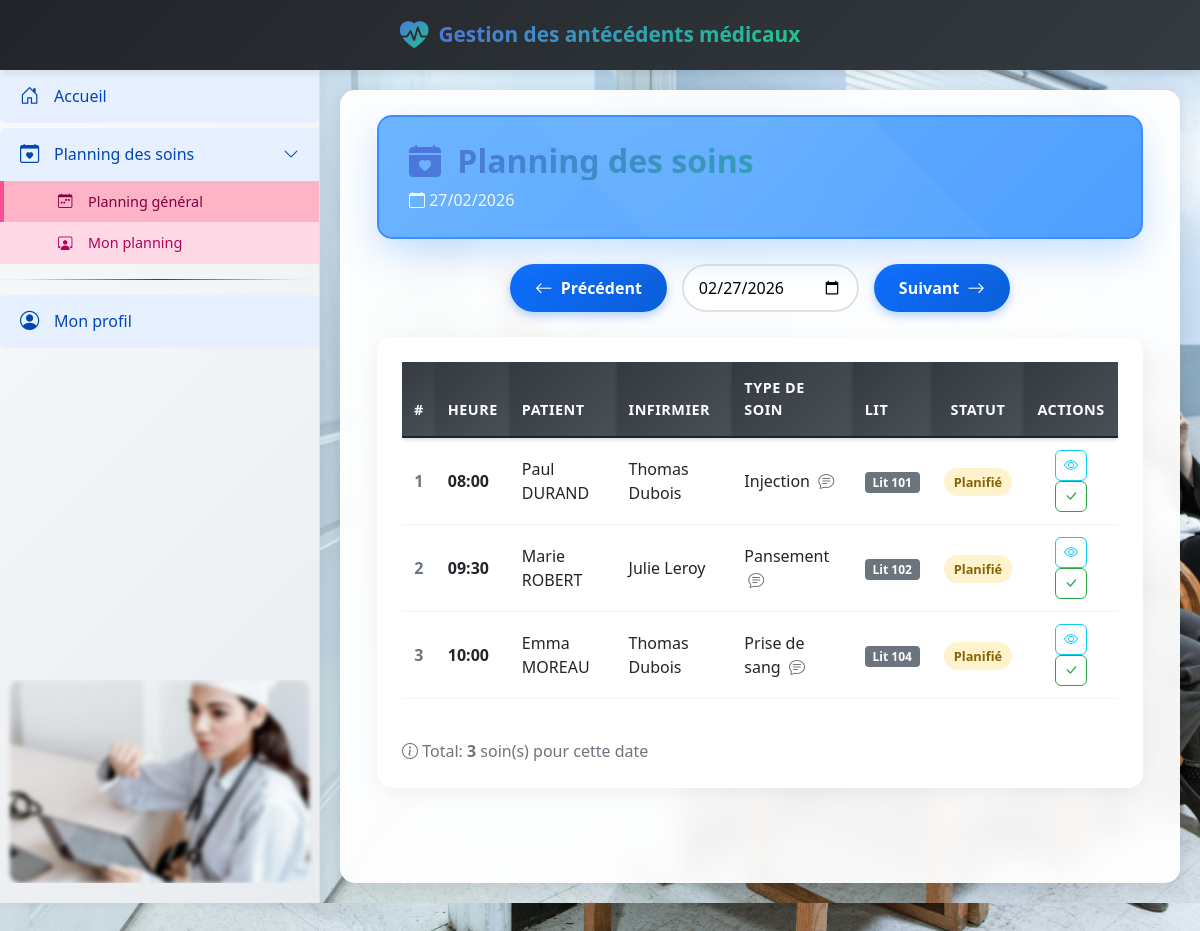
Page /app/public/index.php?controller=soin&action=index (signed in) on the committed database.
### tables this page shows
CREATE TABLE IF NOT EXISTS soins (
    id INT AUTO_INCREMENT PRIMARY KEY,
    patient_id INT NOT NULL,
    infirmier_id INT NOT NULL,
    type_soin VARCHAR(100) NOT NULL,
    description TEXT,
    date_soin DATE NOT NULL,
    heure_soin TIME NOT NULL,
    numero_lit VARCHAR(20),
    statut ENUM('planifie', 'en_cours', 'effectue', 'annule') DEFAULT 'planifie',
    created_by INT NOT NULL,
    created_at TIMESTAMP DEFAULT CURRENT_TIMESTAMP,
    FOREIGN KEY (patient_id) REFERENCES patients(id) ON DELETE RESTRICT,
    FOREIGN KEY (infirmier_id) REFERENCES utilisateurs(id) ON DELETE RESTRICT,
    FOREIGN KEY (created_by) REFERENCES utilisateurs(id) ON DELETE RESTRICT
);

CREATE TABLE IF NOT EXISTS patients (
    id INT AUTO_INCREMENT PRIMARY KEY,
    nom VARCHAR(100) NOT NULL,
    prenom VARCHAR(100) NOT NULL,
    date_naissance DATE NOT NULL,
    adresse TEXT,
    telephone VARCHAR(20),
    created_at TIMESTAMP DEFAULT CURRENT_TIMESTAMP
);

CREATE TABLE IF NOT EXISTS utilisateurs (
    id INT AUTO_INCREMENT PRIMARY KEY,
    nom VARCHAR(100) NOT NULL,
    prenom VARCHAR(100) NOT NULL,
    email VARCHAR(150) NOT NULL UNIQUE,
    password VARCHAR(255) NOT NULL,  
    role ENUM('admin', 'medecin', 'major', 'infirmier') NOT NULL,
    matricule VARCHAR(50) UNIQUE,
    telephone VARCHAR(20),
    created_at TIMESTAMP DEFAULT CURRENT_TIMESTAMP
);

### app/controllers/SoinController.php (called while the page is built, shortened)
<?php
class SoinController extends BaseController {
    private $soinModel;
    public function __construct() {
        $this->soinModel = new Soin();
    }
    public function index() {
        $date = isset($_GET['date']) ? $_GET['date'] : date('Y-m-d');
        $soins = $this->soinModel->findByDate($date);
        $data = array('soins' => $soins);
        $this->renderWithLayout('soins/index', $data);
    }
}
?>

### app/models/Soin.php (called while the page is built, shortened)
<?php
class Soin {
    private $conn;
    private $table = "soins";
    public function __construct() {
        $database = new Database();
        $this->conn = $database->getConnection();
    }
    public function findByDate($date) {
        $query = "SELECT s.*,
                         p.nom as patient_nom, p.prenom as patient_prenom,
                         u.nom as infirmier_nom, u.prenom as infirmier_prenom
                  FROM " . $this->table . " s
                  JOIN patients p ON s.patient_id = p.id
                  JOIN utilisateurs u ON s.infirmier_id = u.id
                  WHERE s.date_soin = :date
                  ORDER BY s.heure_soin ASC";
        $stmt = $this->conn->prepare($query);
        $stmt->bindParam(':date', $date);
        $stmt->execute();
        return $stmt;
    }
}
?>

### app/config/Database.php (called while the page is built, shortened)
<?php
class Database {
    private $host = 'localhost';
    private $dbname = 'gestion_medicale';
    private $username = 'root';
    private $password = '';
    public function getConnection() {
        $this->pdo = null;
        try {
            $this->pdo = new PDO(
                "mysql:host=" . $this->host . ";dbname=" . $this->dbname,
                $this->username,
                $this->password
            );
            $this->pdo->setAttribute(PDO::ATTR_ERRMODE, PDO::ERRMODE_EXCEPTION);
        } catch(PDOException $e) {
            error_log("Erreur de connexion BDD: " . $e->getMessage());
            throw new \Exception("Erreur de connexion au serveur");
        }
        return $this->pdo;
    }
}
?>

### app/views/soins/index.php (the view, shortened to what this page needs)
<?php
$userRole = isset($_SESSION['user_role']) ? $_SESSION['user_role'] : '';
$dateAffichage = isset($_GET['date']) ? $_GET['date'] : date('Y-m-d');
$dateFormatee = date('d/m/Y', strtotime($dateAffichage));
?>
<!DOCTYPE html>
<html lang="fr">
<head>
    <link href="https://cdn.jsdelivr.net/npm/bootstrap@5.1.3/dist/css/bootstrap.min.css" rel="stylesheet">
    <link rel="stylesheet" href="https://cdn.jsdelivr.net/npm/bootstrap-icons@1.8.1/font/bootstrap-icons.css">
</head>
<body>
    <div class="container">
        <div class="page-header">
            <div>
                <h1 class="mb-0 gradient-text">
                    <i class="bi bi-calendar-heart-fill me-2 floating"></i>
                    Planning des soins
                </h1>
                <p class="mb-0 mt-2">
                    <i class="bi bi-calendar"></i>
                    <?php echo $dateFormatee; ?>
                </p>
            </div>
        </div>
        <div class="boutons-container">
            <a href="index.php?controller=soin&action=index&date=<?php echo date('Y-m-d', strtotime($dateAffichage . ' -1 day')); ?>"
               class="bouton-nav">
                <i class="bi bi-arrow-left"></i> Précédent
            </a>
            <div class="date-picker-container">
                <form method="GET">
                    <input type="date" name="date" class="date-picker" value="<?php echo $dateAffichage; ?>" onchange="this.form.submit()">
                </form>
            </div>
            <a href="index.php?controller=soin&action=index&date=<?php echo date('Y-m-d', strtotime($dateAffichage . ' +1 day')); ?>"
               class="bouton-nav">
                Suivant <i class="bi bi-arrow-right"></i>
            </a>
        </div>
        <div class="table-container">
            <?php if(isset($soins) && $soins->rowCount() > 0): ?>
                <div class="table-responsive">
                    <table class="table table-hover align-middle">
                        <thead>
                            <tr>
                                <th class="text-center">#</th>
                                <th>HEURE</th>
                                <th>PATIENT</th>
                                <th>INFIRMIER</th>
                                <th>TYPE DE SOIN</th>
                                <th>LIT</th>
                                <th class="text-center">STATUT</th>
                                <th class="text-center">ACTIONS</th>
                            </tr>
                        </thead>
                        <tbody>
                            <?php
                            $i = 1;
                            while($soin = $soins->fetch(PDO::FETCH_ASSOC)):
                            ?>
                            <tr>
                                <td class="text-center"><span class="row-number"><?php echo $i++; ?></span></td>
                                <td><strong><?php echo date('H:i', strtotime($soin['heure_soin'])); ?></strong></td>
                                <td>
                                       <class="patient-link">
                                        <?php echo htmlspecialchars($soin['patient_prenom'] . ' ' . $soin['patient_nom']); ?>
                                </td>
                                <td><?php echo htmlspecialchars($soin['infirmier_prenom'] . ' ' . $soin['infirmier_nom']); ?></td>
                                <td>
                                    <?php echo htmlspecialchars($soin['type_soin']); ?>
                                    <?php if(!empty($soin['description'])): ?>
                                        <i class="bi bi-chat-text ms-1 text-muted"
                                           title="<?php echo htmlspecialchars($soin['description']); ?>"></i>
                                    <?php endif; ?>
                                </td>
                                <td>
                                    <?php if(!empty($soin['numero_lit'])): ?>
                                        <span class="badge bg-secondary">Lit <?php echo $soin['numero_lit']; ?></span>
                                    <?php else: ?>
                                        <span class="text-muted">-</span>
                                    <?php endif; ?>
                                </td>
                                <td class="text-center">
                                    <?php
                                    $badgeClass = '';
                                    switch($soin['statut']) {
                                        case 'planifie':
                                            $badgeClass = 'badge-planifie';
                                            $statutLabel = 'Planifié';
                                            break;
                                    }
                                    ?>
                                    <span class="badge-statut <?php echo $badgeClass; ?>"><?php echo $statutLabel; ?></span>
                                </td>
                                <td class="text-center action-buttons">
                                    <a href="index.php?controller=soin&action=show&id=<?php echo $soin['id']; ?>"
                                       class="btn btn-sm btn-outline-info" title="Voir détails">
                                        <i class="bi bi-eye"></i>
                                    </a>
                                    <?php if($userRole === 'infirmier' && $soin['statut'] !== 'effectue'): ?>
                                        <a href="index.php?controller=soin&action=updateStatut&id=<?php echo $soin['id']; ?>&statut=effectue"
                                           class="btn btn-sm btn-outline-success"
                                           onclick="return confirm('Confirmer que ce soin a été effectué ?')"
                                           title="Marquer effectué">
                                            <i class="bi bi-check-lg"></i>
                                        </a>
                                    <?php endif; ?>
                                </td>
                            </tr>
                            <?php endwhile; ?>
                        </tbody>
                    </table>
                </div>
                <div class="mt-4 d-flex justify-content-between align-items-center">
                    <div class="text-muted">
                        <i class="bi bi-info-circle"></i>
                        Total: <strong><?php echo $soins->rowCount(); ?></strong> soin(s) pour cette date
                    </div>
                </div>
            <?php endif; ?>
        </div>
    </div>
</body>
</html>

### rows in the picture
soins: heure_soin "08:00", patient.nom "Paul DURAND", infirmier.nom "Thomas Dubois", type_soin "Injection", numero_lit "101", statut "Planifié"
soins: heure_soin "09:30", patient.nom "Marie ROBERT", infirmier.nom "Julie Leroy", type_soin "Pansement", numero_lit "102", statut "Planifié"
soins: heure_soin "10:00", patient.nom "Emma MOREAU", infirmier.nom "Thomas Dubois", type_soin "Prise de sang", numero_lit "104", statut "Planifié"

### other values in the picture
$navbarText "Gestion des antécédents médicaux"
$dateFormatee "27/02/2026"
$soins->rowCount() "3"
